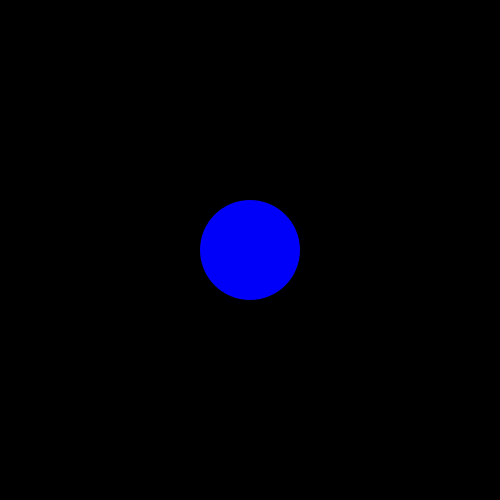
Frame 1 (no input)
Frame 60 (the mouse pressed at the canvas centre just before this capture): identical to frame 1, image omitted
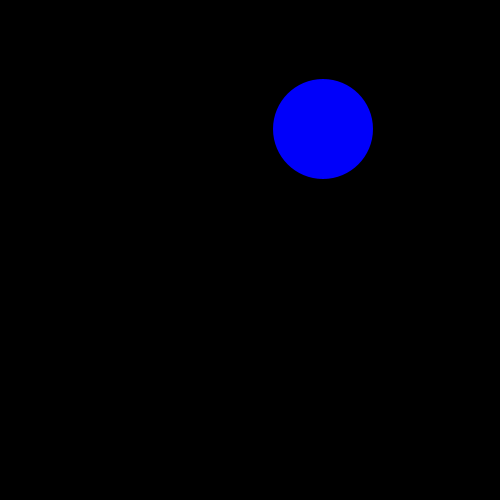
Frame 120 (the mouse held since frame 60 and released just before this capture)

The Processing sketch that drew these frames (run headless with seeded random() and noise(); from frame 60 on, the mouse is pressed at the canvas centre):

// Processing sketch: slippery_dot
// ── slippery_dot.pde
/*** When you are done, this program will draw an ellipse 
     that jumps to new location each time you click on it.
***/
 
 // 1. Create three integer variables to represent the x, y, and the size of the ellipse
       int x = 250;
       int y = 250;
       int ellipsesize = 100;
    void setup() {
      // 2. Set the size of your sketch
    size(500,500);
    }
    
    void draw() {
    background(0,0,0);
      // 3. Set the background color of your sketch
      
      // 4. Draw an ellipse using the variables created at the top of the sketch for the location and size of your ellipse. 
      //    Make sure it fits in the window. Change the variables if it does not.
    noStroke();
    fill(0,0,250);
    ellipse(x,y,ellipsesize,ellipsesize);
    
    }
    
    /******** This method gets called automatically when you press the mouse ************/
    void mousePressed() {
      //5. Create an integer variable called distance
      int distance = getDistanceFromMouse(x,y);
      //6. The getDistanceFromMouse() method below returns a number.
      //   Set the value of your distance variable to the value returned by the getDistance method
      //   You will need to pass the x and y location of your ellipse to this method.
        
          
      //7.  Use an if statement to check if your distance variable is < the radius of the ellipse
      //    If it is, make a new x AND y for the ellipse, for a new random location on the window
      //    Hint: Use code like this      x = (int) random(width);
       if (distance < ellipsesize){
         x= (int) random(width);
         y= (int) random(height);
       }
    }
    
    /********  This method gives you the number of pixels between the mouse and the x,y point ***********/
    int getDistanceFromMouse(int x, int y) {
      return (int)Math.sqrt(Math.pow((mouseX-x),2) + Math.pow((mouseY-y),2));
    }
